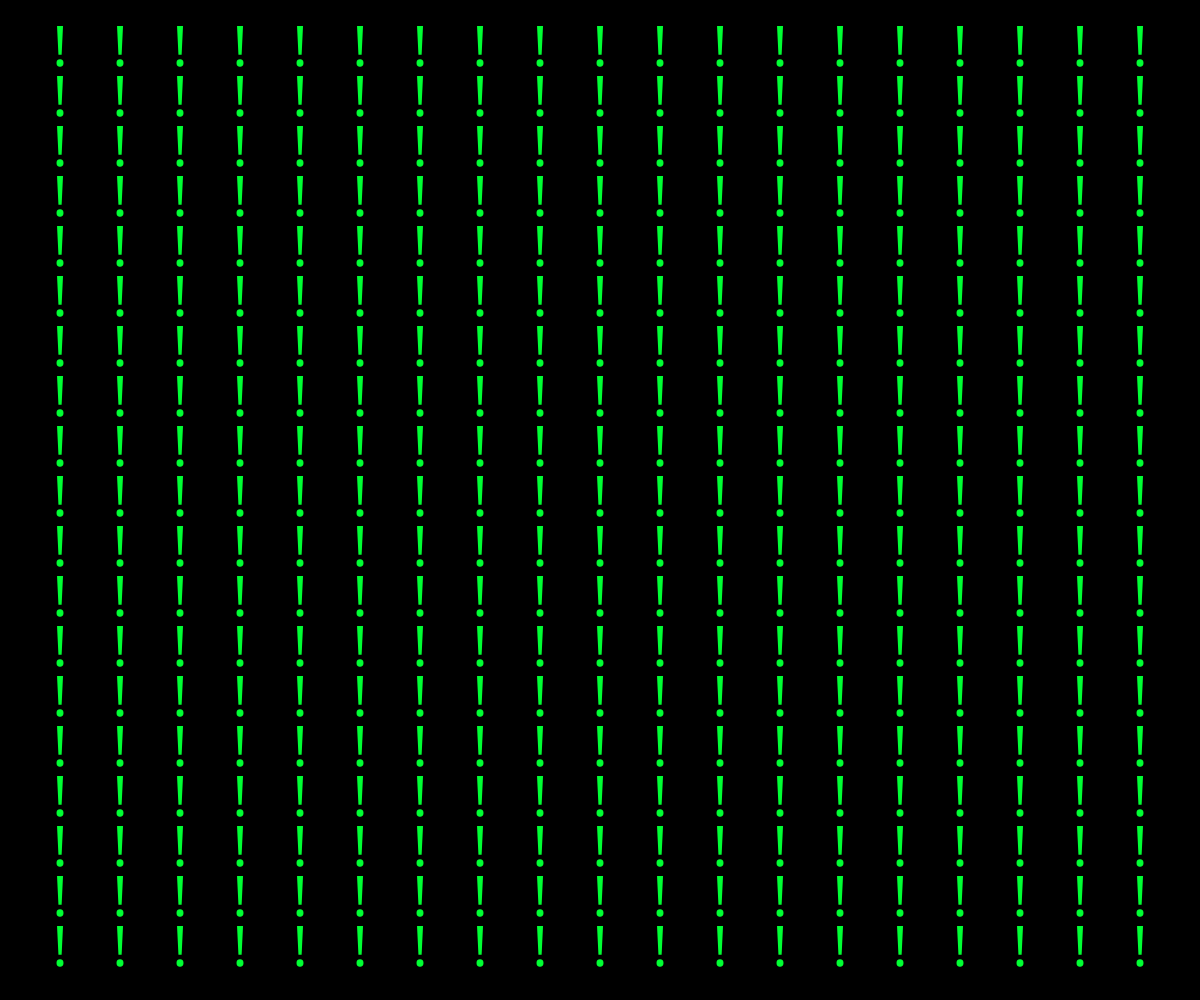
Frame 1 (no input)
Frame 60 (no input): identical to frame 1, image omitted
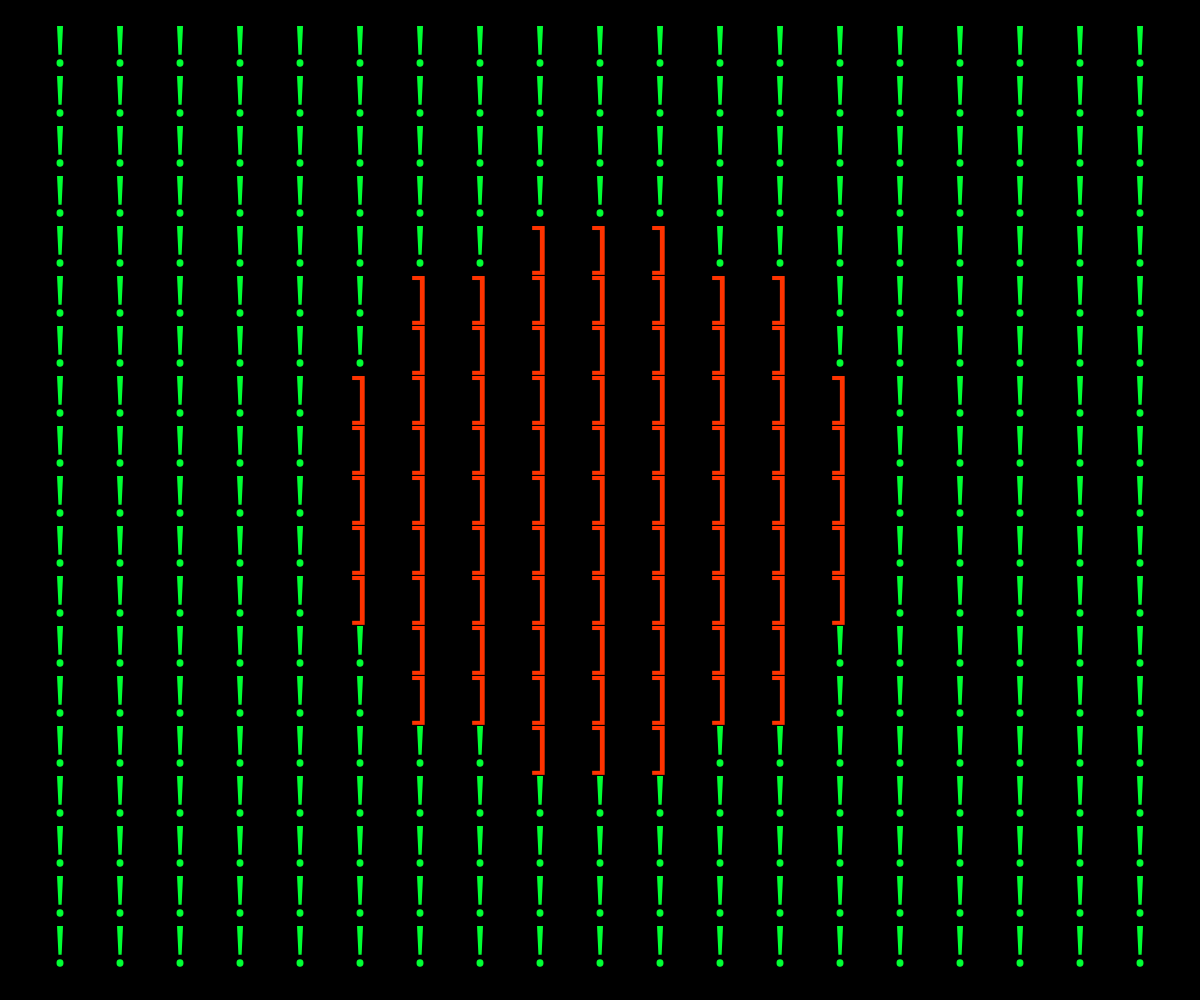
Frame 120 (the mouse pressed at the canvas centre since frame 60)

The p5.js sketch that drew these frames (run headless with seeded random() and noise() and a simulated clock; from frame 60 on, the mouse is pressed at the canvas centre):

// p5.js sketch
// ── sketch.js
let div = 20, ascii = []

function setup() {
  createCanvas(windowWidth, windowHeight)
  colorMode(HSB)
  textFont('Noto Sans')
  textAlign(CENTER, CENTER)
  textSize(56)
  
  for (let y = 0; y < height; y += height / div) {
    for (let x = 0; x < width; x += width / div) {
      if (x == 0 || y == 0) continue
      ascii.push(new Typo(x, y))
    }
  }
}

function draw() {
  background(0)
  
  ascii.forEach (txt => txt.display(createVector(mouseX, mouseY)))
}

function windowResized() {
  resizeCavnas(windowWidth, windowHeight)
}

class Typo {
  constructor(x, y) {
    this.x = x
    this.y = y
    this.txt = 33
    this.num = 33
    this.count = 0
  }
  
  display(mouse) {
    if (mouseIsPressed) {
      let power = constrain(map(dist(mouse.x, mouse.y, this.x, this.y), 0, max(width, height) / 4, 10, 0), 0, 10)
      this.num += int(power)
    }
    
    if (this.txt < this.num) this.txt ++
    else if (this.txt == this.num && this.num > 33) {
      if (this.count < 30) this.count ++
      else { this.num --; this.count = 0 }
    }
    else this.txt = this.num
    
    fill((this.txt * 4) % 360, 100, 100)
    text(char(this.txt), this.x, this.y)
  }
}
